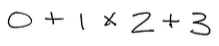
#> input picture data/datasets/functions/function_data/0+1*2+3.png, 219 x 46 px; its folder holds only this picture in this run
$ python -i image_prep.py   (imports and definitions only)   (Python 2 division)   (older library calls are emulated)
#> lines starting #> are read from the running program, lines starting #| are printed output that depends on the picture
#!/usr/bin/env python

"""
Takes in a folder of images depicting algebra functions and splits them into
individual images of their component symbols. Images are prepared MNIST-style:
20x20 digits centered on a 28x28 white background.
"""

import matplotlib.image as img
import matplotlib.pyplot as plt
import matplotlib.patches as mpatches
import numpy as np
import ntpath
import os
from PIL import Image, ImageChops
from pylab import *
from skimage import data, io, filters, segmentation
from skimage.measure import label
from skimage.color import rgb2gray, label2rgb
from skimage.measure import regionprops
import warnings

# [75 lines left out: functions function_parser, _split_function, not called in this run]

def _resize_and_center(filepath):
#> called with filepath = 'function_data/0+1*2+3.png'
	image = Image.open(filepath)
#> image is the input picture: PIL image 219x46 RGBA; mean R, G, B, A 243.5, 243.5, 243.5, 255
	width, height = image.size
#> width = 219; height = 46
	basewidth = 20
	wpercent = (basewidth/float(width))
#> wpercent = 0.0913
	hsize = int((float(height)*float(wpercent)))
#> hsize = 4

	new_image = image.resize((basewidth, hsize), Image.LANCZOS)
	new_image.save(filepath)

	_trim_whitespace(filepath)

def _trim_whitespace(filepath):
#> called with filepath = 'function_data/0+1*2+3.png'
	image = Image.open(filepath)
	image_data = np.asarray(image)

	idx = np.where(image_data-65535)[0:2] # uint-8 "white"
#> idx = 320 positions, rows 0 to 3, columns 0 to 19
	box = map(min,idx)[::-1] + map(max,idx)[::-1]
#> box = [0, 0, 19, 3]

	trimmed_image = image.crop(box)
	trimmed_image.save(filepath)

	_center_image(filepath)

def _center_image(filepath):
#> called with filepath = 'function_data/0+1*2+3.png'
	image = Image.open(filepath)

	interim_image = image.resize((20, 20), Image.ANTIALIAS)
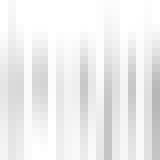
#> interim_image: PIL image 20x20 RGBA (shown 8 times larger); mean R, G, B, A 238.1, 238.1, 238.1, 255
	interim_size = interim_image.size
#> interim_size = (20, 20)

	new_size = (28, 28)
	new_image = Image.new("I", new_size, 65535) #
#> new_image: PIL image 28x28 I; every value is 65535
	new_image.paste(interim_image, ((new_size[0]-interim_size[0])/2, (new_size[1]-interim_size[1])/2))
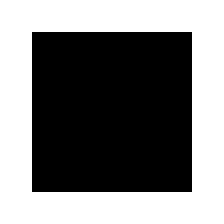
#> new_image: PIL image 28x28 I (shown 8 times larger); min 183, max 65535, mean 32220.2; drawn with min black and max white

	new_image.save(filepath)

	print "saved ", filepath

>>> result = _resize_and_center('function_data/0+1*2+3.png')

$ run again, on data/datasets/functions/function_data/0+9*1.png
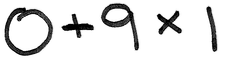
#> input picture data/datasets/functions/function_data/0+9*1.png, 226 x 61 px
#> in _resize_and_center, image is the input picture: PIL image 226x61 RGBA; mean R, G, B, A 223.5, 223.5, 223.5, 255
#> idx = 400 positions, rows 0 to 4, columns 0 to 19
#> box = [0, 0, 19, 4]
#> in _center_image, `interim_image = image.resize((20, 20), Image.ANTIALIAS)`:
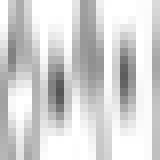
#> interim_image: PIL image 20x20 RGBA (shown 8 times larger); mean R, G, B, A 211.7, 211.7, 211.7, 255

$ run again, on data/datasets/functions/function_data/0+9*1=9.png
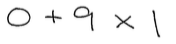
#> input picture data/datasets/functions/function_data/0+9*1=9.png, 176 x 44 px
#> in _resize_and_center, image is the input picture: PIL image 176x44 RGBA; mean R, G, B, A 244.5, 244.5, 244.5, 255
#> idx = 400 positions, rows 0 to 4, columns 0 to 19
#> box = [0, 0, 19, 4]
#> in _center_image, `interim_image = image.resize((20, 20), Image.ANTIALIAS)`:
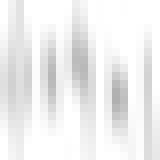
#> interim_image: PIL image 20x20 RGBA (shown 8 times larger); mean R, G, B, A 238.8, 238.8, 238.8, 255

$ run again, on data/datasets/functions/function_data/1*2+1-3.png
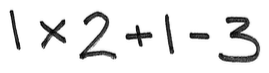
#> input picture data/datasets/functions/function_data/1*2+1-3.png, 269 x 73 px
#> in _resize_and_center, image is the input picture: PIL image 269x73 RGBA; mean R, G, B, A 232.9, 232.9, 232.9, 255
#> idx = 400 positions, rows 0 to 4, columns 0 to 19
#> box = [0, 0, 19, 4]
#> in _center_image, `interim_image = image.resize((20, 20), Image.ANTIALIAS)`:
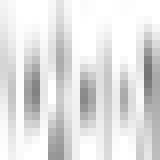
#> interim_image: PIL image 20x20 RGBA (shown 8 times larger); mean R, G, B, A 225.2, 225.2, 225.2, 255
